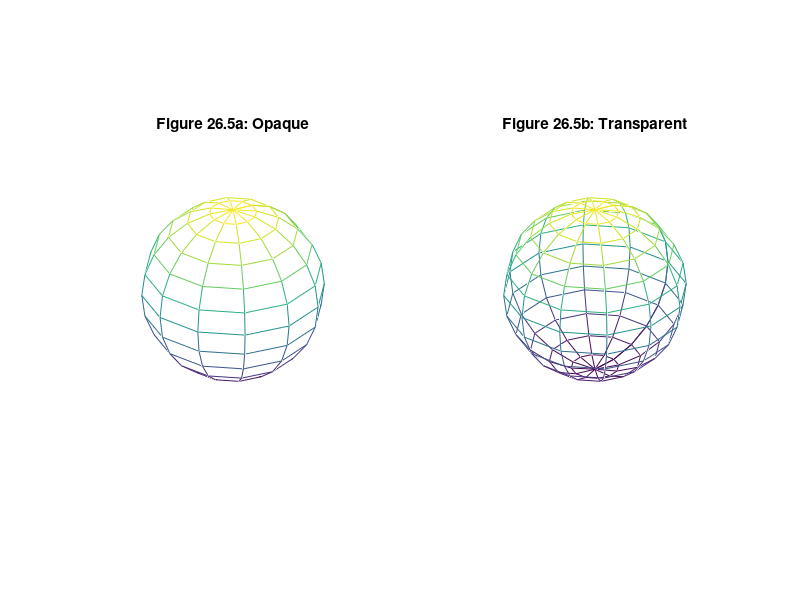

Source code (MATLAB):
[X,Y,Z]=sphere(12);
subplot(1,2,1)
mesh(X,Y,Z), title('Figure 26.5a: Opaque')
hidden on
axis square off
subplot(1,2,2)
mesh(X,Y,Z), title('Figure 26.5b: Transparent')
hidden off
axis square off
